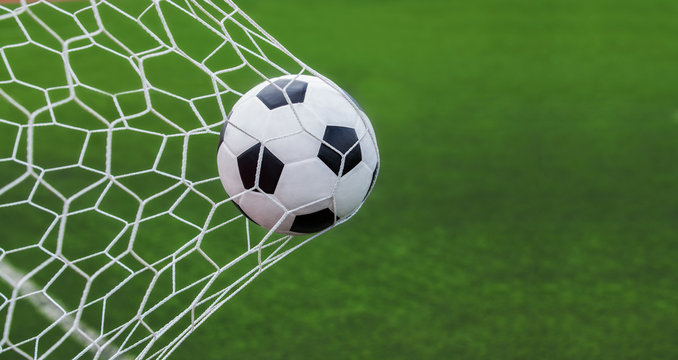
#> input picture 03.23/soccer.jpg, 678 x 360 px
$ python 4-1.py
#> lines starting #> are read from the running program, lines starting #| are printed output that depends on the picture
import cv2 as cv

img=cv.imread('soccer.jpg')
#> img is the input picture: shape (360, 678, 3); mean B, G, R 60.1, 115.2, 81.6
gray=cv.cvtColor(img,cv.COLOR_BGR2GRAY)
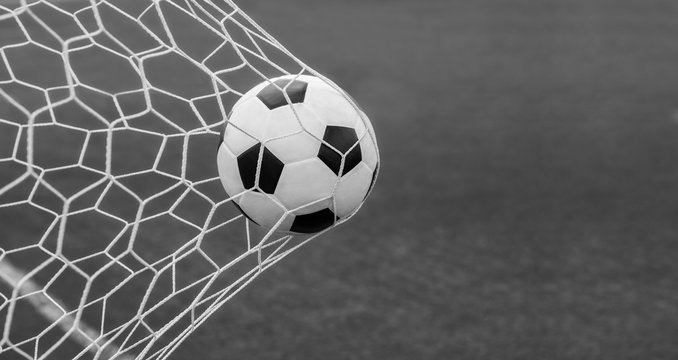
#> gray: shape (360, 678); min 0, max 255, mean 98.9

grad_x=cv.Sobel(gray,cv.CV_32F,1,0,ksize=3)
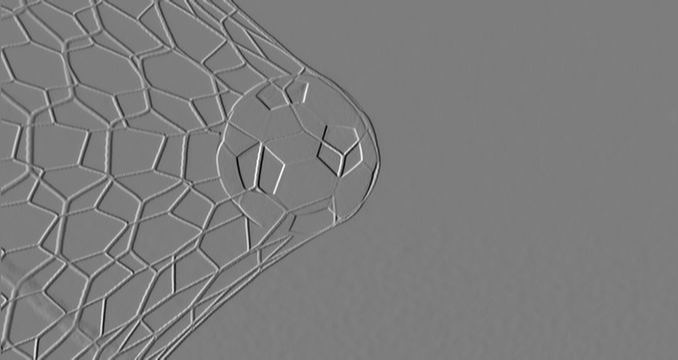
#> grad_x: shape (360, 678) float32; min -757, max 781, mean -0.3; drawn with min black and max white
grad_y=cv.Sobel(gray,cv.CV_32F,0,1,ksize=3)
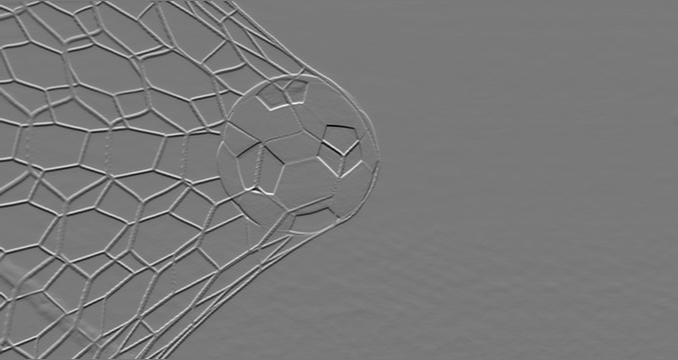
#> grad_y: shape (360, 678) float32; min -748, max 819, mean -0.6; drawn with min black and max white

sobel_x=cv.convertScaleAbs(grad_x)
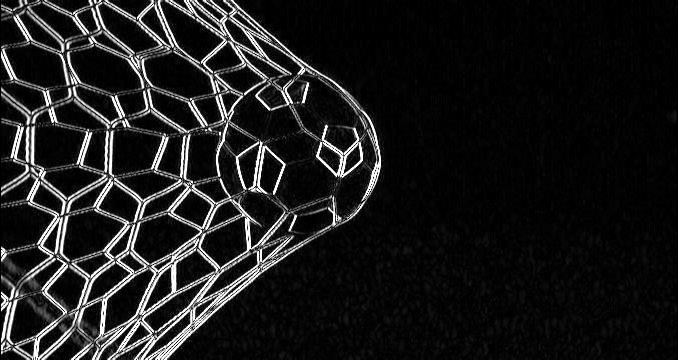
#> sobel_x: shape (360, 678); min 0, max 255, mean 28.2
sobel_y=cv.convertScaleAbs(grad_y)
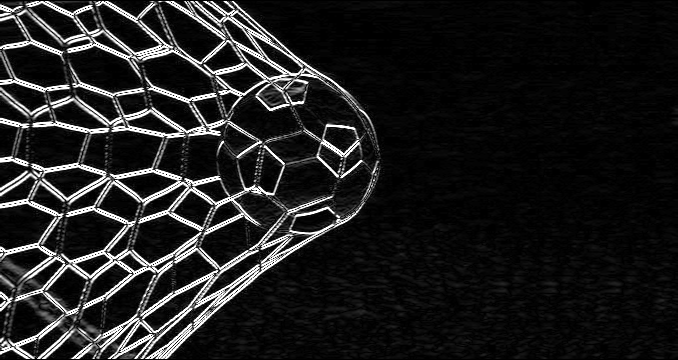
#> sobel_y: shape (360, 678); min 0, max 255, mean 31.1

edge_strength=cv.addWeighted(sobel_x,0.5,sobel_y,0.5,0)
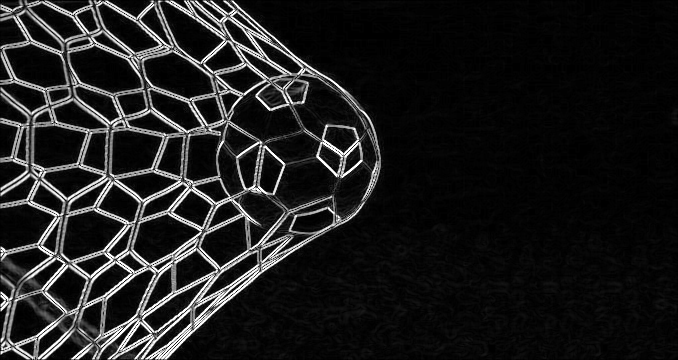
#> edge_strength: shape (360, 678); min 0, max 255, mean 29.6

cv.imshow('Original',gray)
cv.imshow('sobelx',sobel_x)
cv.imshow('sobelx',sobel_y)
cv.imshow('edge strength',edge_strength)

cv.waitKey()
cv.destroyAllWindows()
